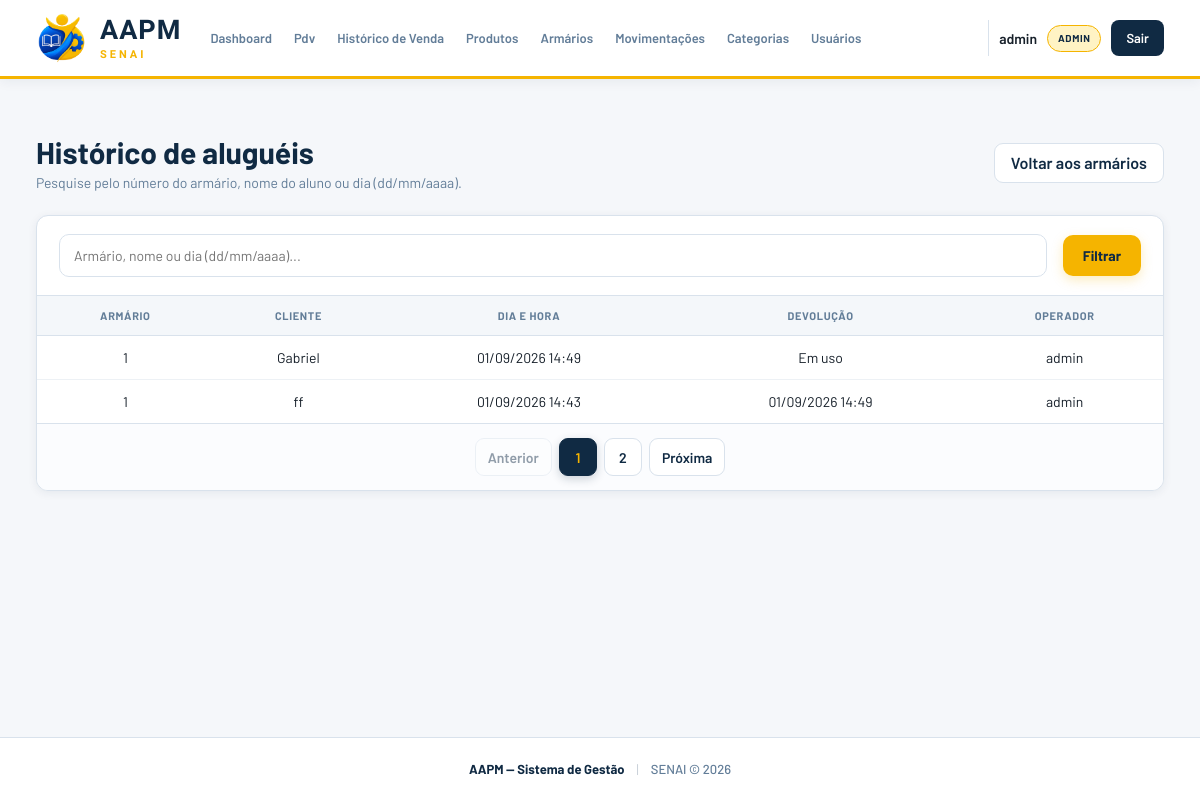
Page /armarios/historico (signed in) on the earlier database version.
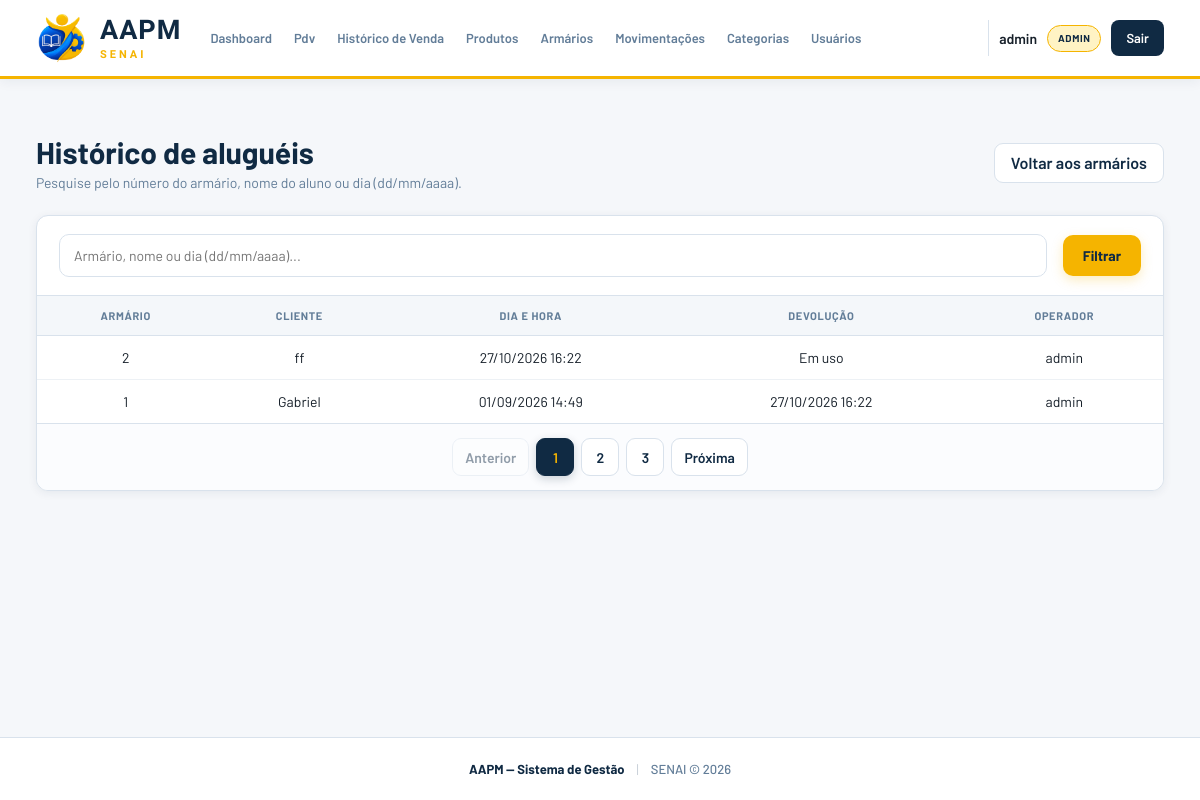
Same page on the later database version.
### app/models/armario.py (models this page shows)
class AluguelArmario(Base):
    __tablename__ = "alugueis_armarios"
    id = Column(Integer, primary_key=True, autoincrement=True)
    armario_id = Column(Integer, ForeignKey("armarios.id"), nullable=False, index=True)
    cliente_id = Column(Integer, ForeignKey("clientes.id"), nullable=False, index=True)
    usuario_id = Column(Integer, ForeignKey("usuarios.id"), nullable=True)
    inicio_em = Column(DateTime, nullable=False)
    devolvido_em = Column(DateTime, nullable=True)
    armario = relationship("Armario", back_populates="alugueis")
    cliente = relationship("Cliente", back_populates="alugueis_armarios")
    usuario = relationship("Usuario")

class Armario(Base):
    __tablename__ = "armarios"
    id = Column(Integer, primary_key=True, autoincrement=True)
    numero = Column(String(30), nullable=False, unique=True, index=True)
    descricao = Column(String(255), nullable=True)
    status = Column(String(20), nullable=False, default="disponivel", index=True)
    cliente_id = Column(
        Integer,
        ForeignKey("clientes.id", ondelete="SET NULL"),
        nullable=True,
        index=True,
    )
    alugado_em = Column(DateTime, nullable=True)
    criado_em = Column(DateTime, nullable=False, server_default=func.now())
    atualizado_em = Column(
        DateTime,
        nullable=False,
        server_default=func.now(),
        onupdate=func.now(),
    )
    cliente = relationship("Cliente", back_populates="armarios")
    alugueis = relationship("AluguelArmario", back_populates="armario")

### app/models/cliente.py (models this page shows, shortened)
class Cliente(Base):
    __tablename__ = "clientes"
    id         = Column(Integer, primary_key=True, index=True)
    nome       = Column(String(150), nullable=False, index=True)
    matricula  = Column(String(50), nullable=True, unique=True)
    telefone   = Column(String(20), nullable=True)
    is_associado = Column(Boolean, default=False, nullable=False)
    ativo      = Column(Boolean, default=True)
    criado_em  = Column(DateTime, server_default=func.now())
    vendas = relationship("Venda", back_populates="cliente")
    armarios = relationship("Armario", back_populates="cliente")
    alugueis_armarios = relationship("AluguelArmario", back_populates="cliente")

### app/models/usuario.py (models this page shows)
class Usuario(Base):
    __tablename__ = "usuarios"
    id = Column(Integer, primary_key=True, autoincrement=True)
    nome = Column(String(100), nullable=False)
    email = Column(String(150), unique=True, nullable=False)
    senha_hash = Column(String(255), nullable=False)
    role = Column(String(20), default="operador")
    ativo = Column(Boolean, default=True)
    criado_em = Column(DateTime, server_default=func.now())

### app/controllers/armario_controller.py (the view)
@router.get("/historico")
def historico_alugueis(
    request: Request,
    page: int = 1,
    db: Session = Depends(get_db),
    usuario=Depends(get_usuario_logado),
):
    busca = request.query_params.get("busca", "").strip()
    query = db.query(AluguelArmario)
    if busca:
        dia = None
        for formato in ("%d/%m/%Y", "%Y-%m-%d"):
            try:
                dia = datetime.strptime(busca, formato).date()
                break
            except ValueError:
                continue
        if dia:
            query = query.filter(
                AluguelArmario.inicio_em >= datetime.combine(dia, time.min),
                AluguelArmario.inicio_em <= datetime.combine(dia, time.max),
            )
        else:
            termo = busca.replace("\\", "\\\\").replace("%", "\\%").replace("_", "\\_")
            query = query.join(AluguelArmario.armario).join(AluguelArmario.cliente).filter(
                Armario.numero.ilike(termo, escape="\\")
                | Cliente.nome.ilike(f"%{termo}%", escape="\\")
            )
    alugueis, pagination = paginate(
        query.order_by(AluguelArmario.inicio_em.desc(), AluguelArmario.id.desc()), page
    )
    return templates.TemplateResponse(
        request,
        "armarios/historico.html",
        {
            "request": request,
            "usuario": usuario,
            "alugueis": alugueis,
            "busca": busca,
            "pagination": pagination,
        },
    )

### app/templates/armarios/historico.html (shortened to what this page needs)
{% extends "base.html" %}
{% block extra_css %}<link rel="stylesheet" href="/static/css/armarios-historico.css?v=1">
<link rel="stylesheet" href="/static/css/list-filter.css?v=1">
<link rel="stylesheet" href="/static/css/list-pages.css?v=1">{% endblock %}
{% block conteudo %}
<header class="historico-armarios-header">
  <div><h1>Histórico de aluguéis</h1><p>Pesquise pelo número do armário, nome do aluno ou dia (dd/mm/aaaa).</p></div>
  <a href="/armarios" class="btn-outline">Voltar aos armários</a>
</header>
<section class="historico-armarios-card">
<form method="get" action="/armarios/historico" class="list-filter list-filter--inset">
  <input type="text" name="busca" value="{{ busca }}" class="form-input list-filter__search" placeholder="Armário, nome ou dia (dd/mm/aaaa)..." aria-label="Número do armário, nome do aluno ou dia (dd/mm/aaaa)">
  <button class="btn-primary" type="submit">Filtrar</button>
</form>
<div class="historico-table-wrapper"><table class="historico-armarios-table">
  <thead>
    <tr><th>Armário</th><th>Cliente</th><th>Dia e hora</th><th>Devolução</th><th>Operador</th></tr>
  </thead>
  <tbody>
  {% for aluguel in alugueis %}
  <tr>
    <td>{{ aluguel.armario.numero }}</td>
    <td>{{ aluguel.cliente.nome }}</td>
    <td>{{ aluguel.inicio_em.strftime('%d/%m/%Y %H:%M') }}</td>
    <td>{{ aluguel.devolvido_em.strftime('%d/%m/%Y %H:%M') if aluguel.devolvido_em else 'Em uso' }}</td>
    <td>{{ aluguel.usuario.nome if aluguel.usuario else '—' }}</td>
  </tr>
  {% else %}
  <tr><td colspan="5">Nenhum aluguel encontrado.</td></tr>
  {% endfor %}
  </tbody>
</table></div>
{% include "paginacao/index.html" %}
</section>
{% endblock %}

Differences in the rows shown:
no longer on this page (row unchanged): AluguelArmario: armario.numero "1", cliente.nome "ff", inicio_em "01/09/2026 14:43", devolvido_em "01/09/2026 14:49", usuario "admin"
added AluguelArmario: armario.numero "2", cliente.nome "ff", inicio_em "27/10/2026 16:22", devolvido_em "Em uso", usuario "admin"
changed AluguelArmario "Gabriel": devolvido_em "Em uso" → "27/10/2026 16:22"
Other differences:
new list line: "3"
